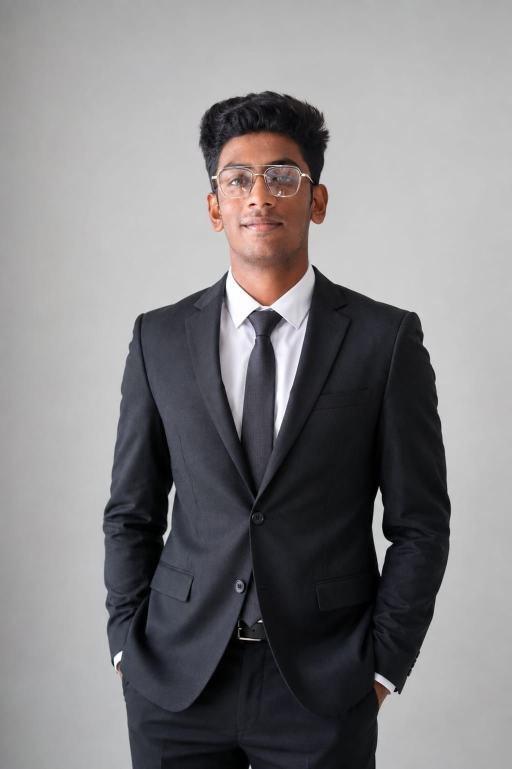
#> input picture images/person.jpg, 1023 x 1537 px (shown at 1/2 size)
$ python -i image_processing.py   (imports and definitions only)
#> lines starting #> are read from the running program, lines starting #| are printed output that depends on the picture
"""
src/image_processing.py
========================
Image loading, preprocessing, and face detection utilities.

Bug fixed from original:
  The original process_image() normalised pixels (float 0-1) BEFORE calling
  detect_face(), but OpenCV's Haar Cascade requires uint8 (0-255) images.
  Fixed: face detection is now performed on the original uint8 image.

Enhancements:
  - Added expand_dims_for_model() to prepare a single image for model.predict()
  - Added augment_image() for simple offline augmentation
  - Improved docstrings and type hints
"""

import cv2
import numpy as np
from typing import Tuple, Optional


def load_image(image_path: str) -> np.ndarray:
    """
    Load a BGR image from disk.

    Parameters
    ----------
    image_path : str
        Absolute or relative path to the image file.

    Returns
    -------
    np.ndarray
        BGR image, dtype uint8.

    Raises
    ------
    FileNotFoundError
        If the image cannot be read from the given path.
    """
#> called with image_path = '../images/person.jpg'
    image = cv2.imread(image_path)
#> image is the input picture: shape (1537, 1023, 3); mean B, G, R 130.9, 129.2, 130.7
    if image is None:
        raise FileNotFoundError(
            f"Image not found or could not be read: {image_path}"
        )
    return image


def resize_image(image: np.ndarray, size: Tuple[int, int] = (224, 224)) -> np.ndarray:
    """
    Resize a BGR image to the target size.

    Parameters
    ----------
    image : np.ndarray
        Input BGR image (any size), dtype uint8.
    size : tuple (width, height)
        Target size. Default (224, 224) for MobileNetV2.

    Returns
    -------
    np.ndarray
        Resized BGR image, dtype uint8.
    """
    return cv2.resize(image, size)


def preprocess_image(image: np.ndarray) -> np.ndarray:
    """
    Preprocess a BGR uint8 image for model inference:
      1. Convert BGR → RGB
      2. Normalise pixel values to [0, 1] (float32)

    Parameters
    ----------
    image : np.ndarray
        BGR image, dtype uint8, shape (H, W, 3).

    Returns
    -------
    np.ndarray
        RGB float32 image, shape (H, W, 3), values in [0, 1].
    """
    rgb_image = cv2.cvtColor(image, cv2.COLOR_BGR2RGB)
    normalised = rgb_image.astype(np.float32) / 255.0
    return normalised


def detect_face(
    image: np.ndarray,
    scale_factor: float = 1.1,
    min_neighbors: int = 5,
    min_size: Tuple[int, int] = (30, 30),
) -> np.ndarray:
    """
    Detect faces using OpenCV's Haar Cascade detector.

    IMPORTANT: This function requires a uint8 image (pixel values 0-255).
    Do NOT pass a normalised float32 image here.

    Parameters
    ----------
    image : np.ndarray
        BGR or RGB uint8 image.
    scale_factor : float
        How much the image size is reduced at each scale level. Default 1.1.
    min_neighbors : int
        Minimum number of neighbours a candidate rectangle should have. Default 5.
    min_size : tuple
        Minimum object size. Default (30, 30).

    Returns
    -------
    np.ndarray
        Array of shape (N, 4) with (x, y, w, h) for each detected face.
        Empty array if no face is detected.
    """
#> called with scale_factor = 1.1, min_neighbors = 5, min_size = (30, 30)
    # Ensure uint8 for detector
    if image.dtype != np.uint8:
        image = (image * 255).astype(np.uint8)

    gray = cv2.cvtColor(image, cv2.COLOR_BGR2GRAY)
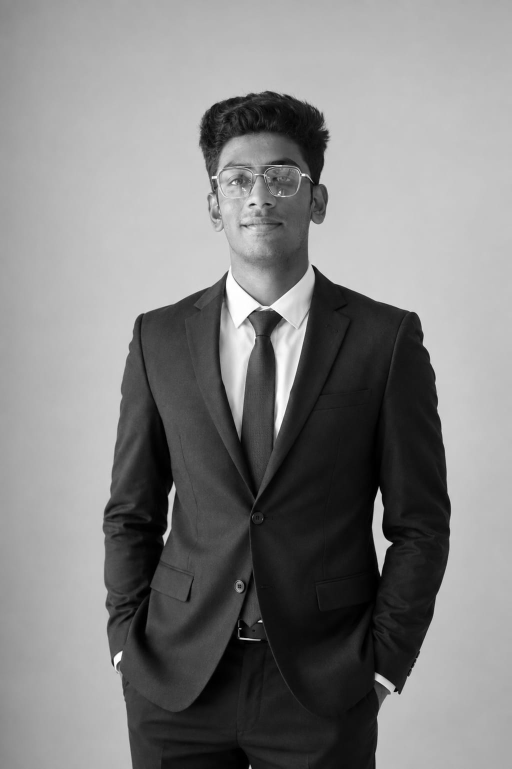
#> gray: shape (1537, 1023) (shown at 1/2 size); min 0, max 255, mean 129.8

    if hasattr(cv2, "CascadeClassifier") and hasattr(cv2, "data") and hasattr(cv2.data, "haarcascades"):
        try:
            face_detector = cv2.CascadeClassifier(
                cv2.data.haarcascades + "haarcascade_frontalface_default.xml"
            )
            faces = face_detector.detectMultiScale(
                gray,
                scaleFactor=scale_factor,
                minNeighbors=min_neighbors,
                minSize=min_size,
            )
#> faces = [[407, 270, 232, 232]]
            if len(faces) > 0:
                return faces
        except Exception:
            pass

    # Fallback if Haar Cascade is unavailable in the installed OpenCV version
    h, w = image.shape[:2]
    return np.array([[0, 0, w, h]], dtype=np.int32)


# [50 lines left out: functions crop_face, expand_dims_for_model, not called in this run]


def process_image(
    image_path: str,
    target_size: Tuple[int, int] = (224, 224),
    detect_faces: bool = True,
) -> Tuple[np.ndarray, np.ndarray]:
    """
    Complete image processing pipeline: load → detect face → resize → preprocess.

    FIX compared to original:
      Face detection is done on the original uint8 image (before normalisation),
      which is required by OpenCV's Haar Cascade.

    Parameters
    ----------
    image_path : str
        Path to the image file.
    target_size : tuple (width, height)
        Target size for resizing. Default (224, 224).
    detect_faces : bool
        Whether to run face detection. Default True.

    Returns
    -------
    processed_image : np.ndarray, shape (H, W, 3), float32
        Normalised RGB image ready for model input.
    faces : np.ndarray
        Face bounding boxes from detect_face(), or empty array if detect_faces=False.
    """
    # 1. Load original uint8 BGR image
    image_bgr = load_image(image_path)

    # 2. Detect faces on the ORIGINAL uint8 image (FIXED: was after normalise)
    faces = detect_face(image_bgr) if detect_faces else np.array([])
#> faces = [[407, 270, 232, 232]]

    # 3. Resize for model input
    image_resized = resize_image(image_bgr, size=target_size)
#> in resize_image, `return cv2.resize(image, size)`:
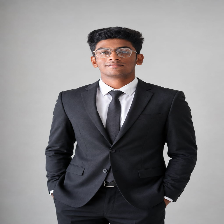
#> returned value: shape (224, 224, 3); mean of channels 0, 1, 2 130.8, 129.1, 130.6; drawn as B, G, R

    # 4. Convert to RGB and normalise
    processed_image = preprocess_image(image_resized)

    return processed_image, faces

>>> result = process_image('../images/person.jpg')
